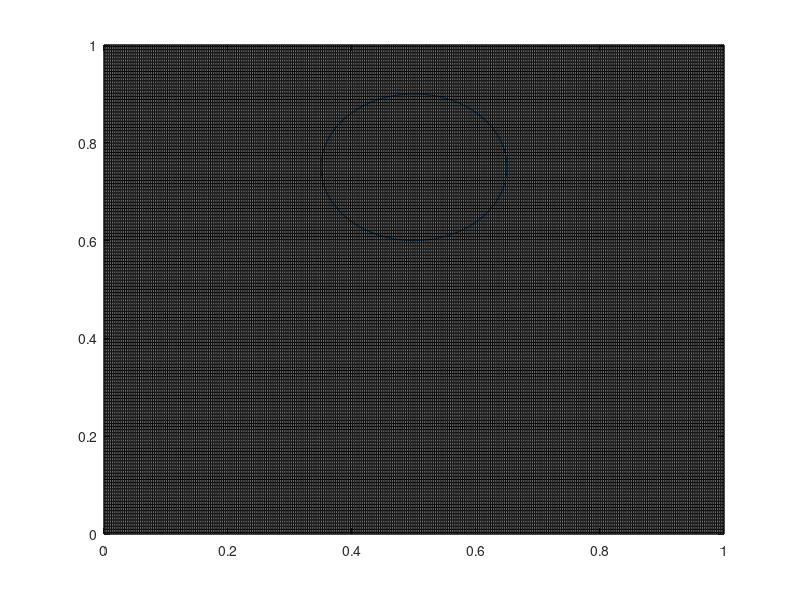

Write the MATLAB code that produced this figure. (Note: this script raises an error after producing the figure.)
clear 
clc

% -------------------------------------------------------------------------
% Interface tracking test
% -------------------------------------------------------------------------


% currently the algorthim fails if the circle falls exactly on the 
% line or corner (try Nx=Ny=11). also for uneven meshes.
Nx =333;
Ny = 333;
x = linspace(0,1,Nx);
y = linspace(0,1,Ny);
h = y(3) - y(2);
[X,Y] = meshgrid(x,y);

%% circle stuff
cir_dis = 0:pi/50:2*pi; %decrease step size for more exact circle
xcir = 0.15 * cos(cir_dis) + 0.5;
ycir = 0.15 * sin(cir_dis) + 0.75;
plot(xcir,ycir)
hold on
for i = 1:Nx
    plot(ones(1,length(x))*x(i),y,'k','Linewidth',0.25)
    plot(x,ones(1,length(y))*y(i),'k','Linewidth',0.25)
end

x_pos = 0.5;
y_pos = 0.75;
r = 0.15;

j=1;
for i = 1:length(x)
    if x(i) > x_pos-r && x(i) < x_pos+r
        cir_xloc_x(j) = x(i);
        xnode(j) = i;
        j=j+1;
    end
end

cir_xloc_y1 = -(-((cir_xloc_x-x_pos).^2 - r^2)).^(1/2) + y_pos;
cir_xloc_y2 = (-((cir_xloc_x-x_pos).^2 - r^2)).^(1/2) + y_pos;
cir_xloc_y = [cir_xloc_y1,cir_xloc_y2];
% cir_xloc_x = [cir_xloc_x,cir_xloc_x];
% xnode = [xnode];

for i=1:length(xnode)
    for j=1:length(x)-1 %changed from x to y
    if y(j) < cir_xloc_y1(i) && y(j+1) > cir_xloc_y1(i)
    ynodefromx1(i) = j; %from the given xs, determine nodes of y, 1 for bottom
    end
    if y(j) < cir_xloc_y2(i) && y(j+1) > cir_xloc_y2(i)
    ynodefromx2(i) = j; % 2 for top
    end
    end
end
ynodefromx1(ynodefromx1<1) = 1;
ynodefromx2(ynodefromx2<1) = 1;


j=1;
for i = 1:length(y)
    if y(i) > y_pos-r && y(i) < y_pos+r
        cir_yloc_y(j) = y(i);
        ynode(j) = i;
        j=j+1;
    end
end

cir_yloc_x2 = (-((cir_yloc_y-y_pos).^2 - r^2)).^(1/2) + x_pos;
cir_yloc_x1 = -(-((cir_yloc_y-y_pos).^2 - r^2)).^(1/2) + x_pos;
cir_yloc_x = [cir_yloc_x1,cir_yloc_x2];


for i=1:length(ynode)
    for j=1:length(y)-1
    if x(j) < cir_yloc_x1(i) && x(j+1) > cir_yloc_x1(i)
    xnodefromy1(i) = j; %not from y1, from y, 1
    end
    if x(j) < cir_yloc_x2(i) && x(j+1) > cir_yloc_x2(i)
    xnodefromy2(i) = j;
    end
    end
end
xnodefromy1(xnodefromy1<1) = 1;
xnodefromy2(xnodefromy2<1) = 1;

%[m,leftcir_min] = min(cir_xloc_y1); %yvalues on bottom 
%[m,rightcir_max] = max(cir_xloc_y2); %yvalues on top
[m,leftcir_min] = min(cir_yloc_x1); %xvales on left
[m,rightcir_max] = max(cir_yloc_x2); %xvalues on right

% bot_ycir_x = [cir_yloc_x1(1:botcir_min),cir_yloc_x2(1:topcir_max)];
% top_ycir_x = [cir_yloc_x1(botcir_min:end),cir_yloc_x2(topcir_max:end)];

C =CFDsemiTrapzoid(cir_xloc_x,cir_yloc_y,cir_yloc_x, ...
    cir_xloc_y,cir_xloc_y1, cir_xloc_y2, cir_yloc_x1,cir_yloc_x2,...
    ynodefromx1, ynodefromx2, xnodefromy1, xnodefromy2, xnode, ynode,...
    h,r,x,y);

% C = CFDtri1(cir_xloc_x,cir_yloc_y,cir_yloc_x, ...
%     cir_xloc_y,cir_xloc_y1, cir_xloc_y2, cir_yloc_x1,cir_yloc_x2,...
%     ynodefromx1, ynodefromx2, xnodefromy1, xnodefromy2, xnode, ynode,...
%     h,r,x,y,C,leftcir_min,rightcir_max);

% botleft_ycir_x = cir_yloc_x1(1:botcir_min);
% topleft_ycir_x = cir_yloc_x1(botcir_min:end);
% botright_ycir_x = cir_yloc_x2(1:topcir_max);
% topright_ycir_x = cir_yloc_x2(topcir_max:end);
%keep these cause trap may use them

[m,leftcir_min] = min(cir_xloc_y1); %takes the min of the bottom (y1(x)), tells us how many xvalues used on left
[m,rightcir_max] = max(cir_xloc_y2); %how many x values used on right
[m,botcir_min] = min(cir_yloc_x1); %takes the min of the left side (x1(y)) tells us how many yvalues used on bottom
[m,topcir_max] = max(cir_yloc_x2); %how many y values used on the top

bot_ycir_x = [cir_yloc_x1(1:botcir_min),cir_yloc_x2(1:topcir_max)];
top_ycir_x = [cir_yloc_x1(botcir_min:end),cir_yloc_x2(topcir_max:end)];
left_xcir_y = [cir_xloc_y1(1:leftcir_min),cir_xloc_y2(1:rightcir_max)];
right_xcir_y = [cir_xloc_y1(leftcir_min:end),cir_xloc_y2(rightcir_max:end)];

botleft_ycir_x = cir_yloc_x1(1:botcir_min); % 1 for left
botleft_xcir_x = cir_xloc_x(1:leftcir_min); 
botleft_ycir_y = cir_yloc_y(1:botcir_min);
botleft_xcir_y = cir_xloc_y1(1:leftcir_min);
botleft_xnodefromy = xnodefromy1(1:botcir_min); %1 for left
botleft_ynodefromx = ynodefromx1(1:leftcir_min); %1 for bot

botright_ycir_x = cir_yloc_x2(1:botcir_min); %here 2 is right
botright_xcir_x = cir_xloc_x(rightcir_max:end); 
botright_ycir_y = cir_yloc_y(1:botcir_min);
botright_xcir_y = cir_xloc_y1(rightcir_max:end); %here 1 is bottom
botright_xnodefromy = xnodefromy2(1:botcir_min);  %2 for right
botright_ynodefromx = ynodefromx1(rightcir_max:end); %1 for bot

topleft_ycir_x = cir_yloc_x1(topcir_max:end); % 1 is left, end is top
topleft_xcir_x = cir_xloc_x(1:leftcir_min); %left
topleft_ycir_y = cir_yloc_y(topcir_max:end); %end for top
topleft_xcir_y = cir_xloc_y2(1:leftcir_min); %2 for top
topleft_xnodefromy = xnodefromy1(topcir_max:end); %1 for left, end for top
topleft_ynodefromx = ynodefromx2(1:leftcir_min); %2 for top,

topright_ycir_x = cir_yloc_x2(topcir_max:end); % 1 is left, end is top
topright_xcir_x = cir_xloc_x(rightcir_max:end); %right
topright_ycir_y = cir_yloc_y(topcir_max:end); %end for top
topright_xcir_y = cir_xloc_y2(rightcir_max:end); %2 for top
topright_xnodefromy = xnodefromy2(topcir_max:end); %1 for left, end for top
topright_ynodefromx = ynodefromx2(topcir_max:end); %2 for top,

% bottom left
isdoubletri = false;
for i_xy=1:length(botleft_ycir_x)-1 %half of the grid xvales, determined by min of y1(x)
   
    for i_xx=1:length(botleft_xcir_x) %cycling through x_x values to see if inbeteen y_x ones
      trap = false;
        if  botleft_xcir_x(i_xx) < botleft_ycir_x(i_xy) &&... %botleft_ycir_x steps from large to small
              botleft_xcir_x(i_xx) > botleft_ycir_x(i_xy+1) && trap ==false%botleft_xcir_x steps from small to large
        
           if i_xx ~= length(botleft_xcir_x) && (botleft_ycir_x(i_xy) > botleft_xcir_x(i_xx+1) && ...
                botleft_ycir_x(i_xy+1) < botleft_xcir_x(i_xx+1))
             trap = true;
           end
           
           if i_xx ~= 1 && (botleft_ycir_x(i_xy) > botleft_xcir_x(i_xx-1) && ...
                botleft_ycir_x(i_xy+1) < botleft_xcir_x(i_xx-1))
            trap = true;
           end
           
          if trap == false
          isdoubletri = true;
          i_xxhold = i_xx;
          end          
          
        end
         
    end    
    if isdoubletri == true
        % small tri, on 'left'
    linear_distance = ((botleft_ycir_x(i_xy+1)- botleft_xcir_x(i_xxhold))^2 +...
        (botleft_ycir_y(i_xy+1)- botleft_xcir_y(i_xxhold))^2)^(1/2);
    angle = 2 * asin(linear_distance/2 / r);
    area_sector = angle/(2*pi) * pi*r^2;
    area_triangle = linear_distance/2 * r*cos(angle/2);
    area_sliver = area_sector-area_triangle;
    area_tri = abs( x(botleft_xnodefromy(i_xy)) - botleft_ycir_x(i_xy+1))/2 * abs( y(botleft_ynodefromx(i_xxhold)+1)...
                - botleft_xcir_y(i_xxhold));
    area = area_tri + area_sliver;
    C(botleft_xnodefromy(i_xy)-1,ynode(i_xy)) = area/h^2;

        % cut rect, one the 'right'
    linear_distance = ((botleft_ycir_x(i_xy)- botleft_xcir_x(i_xxhold))^2 +...
        (botleft_ycir_y(i_xy)- botleft_xcir_y(i_xxhold))^2)^(1/2);
    angle = 2 * asin(linear_distance/2 / r);
    area_sector = angle/(2*pi) * pi*r^2;
    area_triangle = linear_distance/2 * r*cos(angle/2);
    area_sliver = area_sector-area_triangle;
    area_tri = abs( x(botleft_xnodefromy(i_xy)) - botleft_ycir_x(i_xy))/2 * abs( y(botleft_ynodefromx(i_xxhold))...
                - botleft_xcir_y(i_xxhold));
    area = h^2 - area_tri + area_sliver;
    C(botleft_xnodefromy(i_xy),ynode(i_xy)) = area/h^2;
    isdoubletri = false;
     
    end   

end

% bottom right, yet to be validated
isdoubletri = false;
for i_xy=1:length(botright_ycir_x)-1 %half of the grid xvales, determined by min of y1(x)
   
    for i_xx=1:length(botright_xcir_x) %cycling through x_x values to see if inbeteen y_x ones
      trap = false;
        if  botright_xcir_x(i_xx) > botright_ycir_x(i_xy) &&... %botright_ycir_x steps from small to large
              botright_xcir_x(i_xx) < botright_ycir_x(i_xy+1) && trap ==false%botright_xcir_x steps from small to large
        
           if i_xx ~= length(botright_xcir_x) && (botright_ycir_x(i_xy) < botright_xcir_x(i_xx+1) && ...
                botright_ycir_x(i_xy+1) > botright_xcir_x(i_xx+1))
             trap = true;
           end
           
           if i_xx ~= 1 && (botright_ycir_x(i_xy) < botright_xcir_x(i_xx-1) && ...
                botright_ycir_x(i_xy+1) > botright_xcir_x(i_xx-1))
            trap = true;
           end
           
          if trap == false
          isdoubletri = true;
          i_xxhold = i_xx;
          end          
          
        end
         
    end    
    if isdoubletri == true
        % small tri, on 'right'
    linear_distance = ((botright_ycir_x(i_xy+1)- botright_xcir_x(i_xxhold))^2 +...
        (botright_ycir_y(i_xy+1)- botright_xcir_y(i_xxhold))^2)^(1/2);
    angle = 2 * asin(linear_distance/2 / r);
    area_sector = angle/(2*pi) * pi*r^2;
    area_triangle = linear_distance/2 * r*cos(angle/2);
    area_sliver = area_sector-area_triangle;
    area_tri = abs( x(botright_xnodefromy(i_xy)+1) - botright_ycir_x(i_xy+1))/2 * abs( y(botright_ynodefromx(i_xxhold)+1)...
                - botright_xcir_y(i_xxhold));
    area = area_tri + area_sliver;
    C(botright_xnodefromy(i_xy)+1,ynode(i_xy)) = area/h^2; %+1 makes sense here for x but idk about others, ynode good for this but for others need other half

        % cut rect, one the 'left'
    linear_distance = ((botright_ycir_x(i_xy)- botright_xcir_x(i_xxhold))^2 +...
        (botright_ycir_y(i_xy)- botright_xcir_y(i_xxhold))^2)^(1/2);
    angle = 2 * asin(linear_distance/2 / r);
    area_sector = angle/(2*pi) * pi*r^2;
    area_triangle = linear_distance/2 * r*cos(angle/2);
    area_sliver = area_sector-area_triangle;
    area_tri = abs( x(botright_xnodefromy(i_xy)+1) - botright_ycir_x(i_xy))/2 * abs( y(botright_ynodefromx(i_xxhold))...
                - botright_xcir_y(i_xxhold));
    area = h^2 - area_tri + area_sliver;
    C(botright_xnodefromy(i_xy),ynode(i_xy)) = area/h^2;
    isdoubletri = false;
     
    end   

end

% top left, reasonably validated
isdoubletri = false;
for i_xy=1:length(topleft_ycir_x)-1 %half of the grid xvales, determined by min of y1(x)
   
    for i_xx=1:length(topleft_xcir_x) %cycling through x_x values to see if inbeteen y_x ones
      trap = false;
        if  topleft_xcir_x(i_xx) > topleft_ycir_x(i_xy) &&... %topleft_ycir_x steps from small to small
              topleft_xcir_x(i_xx) < topleft_ycir_x(i_xy+1) && trap ==false%topleft_xcir_x steps from small to large
        
           if i_xx ~= length(topleft_xcir_x) && (topleft_ycir_x(i_xy) < topleft_xcir_x(i_xx+1) && ...
                topleft_ycir_x(i_xy+1) > topleft_xcir_x(i_xx+1))
             trap = true;
           end
           
           if i_xx ~= 1 && (topleft_ycir_x(i_xy) < topleft_xcir_x(i_xx-1) && ...
                topleft_ycir_x(i_xy+1) > topleft_xcir_x(i_xx-1))
            trap = true;
           end
           
          if trap == false
          isdoubletri = true;
          i_xxhold = i_xx;
          end          
          
        end
         
    end    
    if isdoubletri == true
        % small tri, on 'right'
    linear_distance = ((topleft_ycir_x(i_xy+1)- topleft_xcir_x(i_xxhold+1))^2 +...
        (topleft_ycir_y(i_xy+1)- topleft_xcir_y(i_xxhold+1))^2)^(1/2);
    angle = 2 * asin(linear_distance/2 / r);
    area_sector = angle/(2*pi) * pi*r^2;
    area_triangle = linear_distance/2 * r*cos(angle/2);
    area_sliver = area_sector-area_triangle;
    area_tri = abs( x(topleft_xnodefromy(i_xy+1)+1) - topleft_ycir_x(i_xy+1))/2 * abs( y(topleft_ynodefromx(i_xxhold)+1)...
                - topleft_xcir_y(i_xxhold+1));
    area = area_tri + area_sliver;
    C(topleft_xnodefromy(i_xy+1),ynode(topcir_max+i_xy)) = area/h^2;

        % cut rect, one the 'left'
    linear_distance = ((topleft_ycir_x(i_xy+1)- topleft_xcir_x(i_xxhold))^2 +...
        (topleft_ycir_y(i_xy+1)- topleft_xcir_y(i_xxhold))^2)^(1/2);
    angle = 2 * asin(linear_distance/2 / r);
    area_sector = angle/(2*pi) * pi*r^2;
    area_triangle = linear_distance/2 * r*cos(angle/2);
    area_sliver = area_sector-area_triangle;
    area_tri = abs( x(topleft_xnodefromy(i_xy+1)) - topleft_ycir_x(i_xy+1))/2 * abs( y(topleft_ynodefromx(i_xxhold)+1)...
                - topleft_xcir_y(i_xxhold));
    area = h^2 - area_tri + area_sliver;
    C(topleft_xnodefromy(i_xy+1),ynode(topcir_max+i_xy-1)) = area/h^2;
    isdoubletri = false;
     
    end   

end


% top right, yet to be validated
isdoubletri = false;
for i_xy=1:length(topright_ycir_x)-1 %half of the grid xvales, determined by min of y1(x)
      
    for i_xx=1:length(topright_xcir_x) %cycling through x_x values to see if inbeteen y_x ones
      trap = false;
        if  topright_xcir_x(i_xx) < topright_ycir_x(i_xy) &&... %topright_ycir_x steps from large to small
              topright_xcir_x(i_xx) > topright_ycir_x(i_xy+1) && trap ==false%topright_xcir_x steps from small to large
        
           if i_xx ~= length(topright_xcir_x) && (topright_ycir_x(i_xy) > topright_xcir_x(i_xx+1) && ...
                topright_ycir_x(i_xy+1) < topright_xcir_x(i_xx+1))
             trap = true;
           end
           
           if i_xx ~= 1 && (topright_ycir_x(i_xy) > topright_xcir_x(i_xx-1) && ...
                topright_ycir_x(i_xy+1) < topright_xcir_x(i_xx-1))
            trap = true;
           end
           
          if trap == false
          isdoubletri = true;
          i_xxhold = i_xx;
          end          
          
        end
         
    end    
    if isdoubletri == true
        % small tri, on 'left'
    linear_distance = ((topright_ycir_x(i_xy+1)- topright_xcir_x(i_xxhold-1))^2 +...
        (topright_ycir_y(i_xy+1)- topright_xcir_y(i_xxhold-1))^2)^(1/2);
    angle = 2 * asin(linear_distance/2 / r);
    area_sector = angle/(2*pi) * pi*r^2;
    area_triangle = linear_distance/2 * r*cos(angle/2);
    area_sliver = area_sector-area_triangle;
    area_tri = abs( x(topright_xnodefromy(i_xy+1)) - topright_ycir_x(i_xy+1))/2 * abs( y(topright_ynodefromx(i_xxhold-1))...
                - topright_xcir_y(i_xxhold-1));
    area = area_tri + area_sliver;
    C(topright_xnodefromy(i_xy+1),ynode(topcir_max+i_xy)) = area/h^2;

        % cut rect, one the 'right'
    linear_distance = ((topright_ycir_x(i_xy+1)- topright_xcir_x(i_xxhold))^2 +...
        (topright_ycir_y(i_xy+1)- topright_xcir_y(i_xxhold))^2)^(1/2);
    angle = 2 * asin(linear_distance/2 / r);
    area_sector = angle/(2*pi) * pi*r^2;
    area_triangle = linear_distance/2 * r*cos(angle/2);
    area_sliver = area_sector-area_triangle;
    area_tri = abs( x(topright_xnodefromy(i_xy+1)+1) - topright_ycir_x(i_xy+1))/2 * abs( y(topright_ynodefromx(i_xxhold)+1)...
                - topright_xcir_y(i_xxhold));
    area = h^2 - area_tri + area_sliver;
    C(topright_xnodefromy(i_xy+1),ynode(topcir_max+i_xy-1)) = area/h^2;
    isdoubletri = false;
     
    end   

end


cir_xloc_x = [cir_xloc_x,cir_xloc_x];
cir_yloc_y = [cir_yloc_y,cir_yloc_y];
plot(cir_xloc_x,cir_xloc_y,'o')
plot(cir_yloc_x,cir_yloc_y,'o')


T = 2;
t = T/2; %this is for book example, deliverable 2 has t = T/pi
PHI = 1/pi .* cos(pi*t/T).*sin(pi.*X).^2 .* sin(pi.*Y).^2;

u = -2.*cos(pi.*t./T).*sin(pi.*X).^2 .* sin(pi.*Y).*cos(pi.*Y);
v = 2.*cos(pi.*t./T).*sin(pi.*Y).^2 .* sin(pi.*X).*cos(pi.*X);

% figure
% quiver(X,Y,u,v)
% C = (u.^2 + v.^2).^(1/2);
